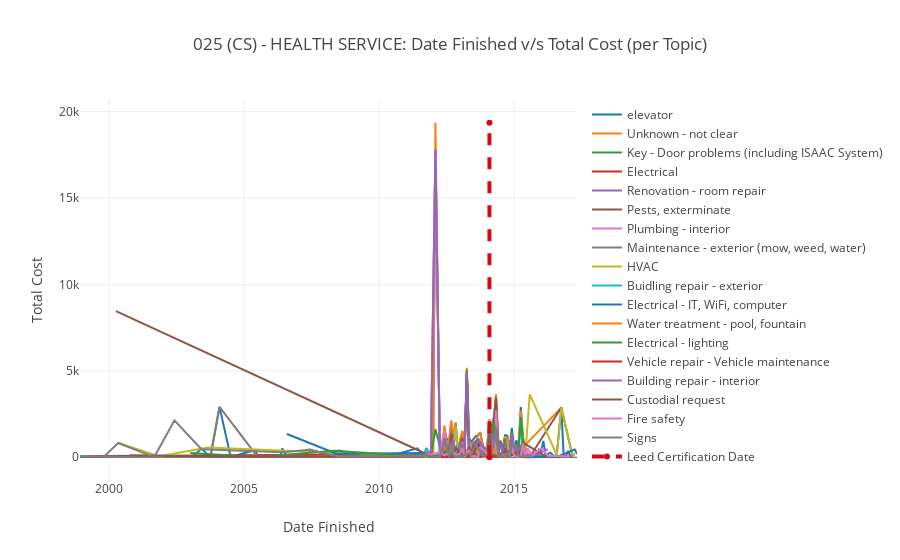

The cell this chart's notebook holds for it:
### Markdown cell above
### 8. Leed Building vs Cost (Dotted line shows the Leed Certification Date)

### Code cell
data = []
bno = "025"
maxVal = 0

certification_date = leed_data[leed_data['BldgNo'] == bno]["LEED Certification Date"]
certification_date = certification_date.dt.strftime('%Y-%m')

for topic in list(topic_records_all):
    topic_df = leed_df.loc[list(topic_records_all[topic])]    
    building = topic_df[topic_df['Building Number']==bno]["Building"].iloc[0]
    topic_df = topic_df[topic_df['Building Number']==bno]
    
    try:
        topic_df = topic_df.groupby(topic_df['Date Finished'].dt.strftime('%Y-%m'))['Total'].sum()
    except:
        print(topic_df)
    
    data.append(Scatter(
        x = topic_df.index,
        y = list(topic_df),
        mode = 'line',
        name = topic
    ))
    
    if np.max(topic_df) > maxVal:
        maxVal = np.max(topic_df)

temp_df = pd.DataFrame(index=certification_date, 
                  data=[0])

temp_df.index.rename('Date Finished', inplace=True)
temp_df = topic_df.append(temp_df, ignore_index = False)

data.append(Scatter(x=[temp_df.index[-1], temp_df.index[-1]], y=[0, maxVal],
        line = dict(
        color = ('rgb(205, 12, 24)'),
        width = 4,
        dash = 'dash'),
        name = "Leed Certification Date"))

layout = Layout(xaxis = dict(title = 'Date Finished'), yaxis = dict(title = 'Total Cost'), 
                title = building + ': Date Finished v/s Total Cost (per Topic)')
# data = [trace0]

fig = {'data' : data, 'layout' : layout}

iplot(fig)
plot(fig,  filename="Topic_" + str(building) + '_cost.html')
